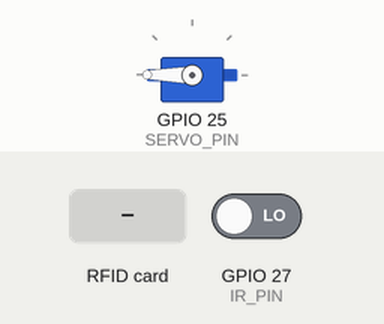
A sketch run on a simulated ESP32. Shown: servo. Inputs (shaded band) come from the test bench; at power-on: GPIO 27 (IR_PIN) LOW. WiFi joins after 1.5 s; servers stay silent unless stated; uploads are accepted with an empty reply; what the sketch prints to the serial monitor is not drawn.

Above: at 4.3 s.
4.4 s: RFID card 5E 7A 19 C4 held to the reader
At 4.9 s:
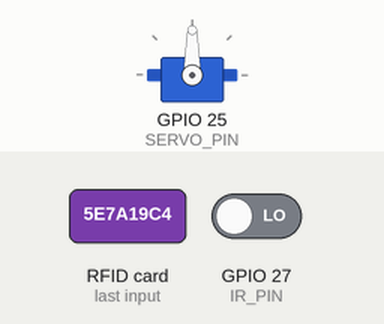
Timing chart, 0 to 7.4 s (numbered marks = the images above; inputs shaded):
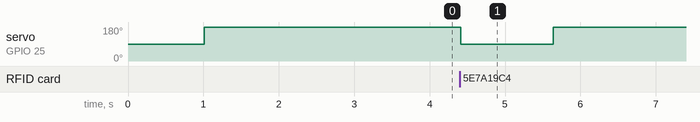

Measured:
- after the input at 4.4 s, servo on GPIO 25 (SERVO_PIN): 180° → 90° at once, → 180° 1.2 s later

The sketch:

esp32_smart_bin.ino
```cpp
/**
 * ==============================================================================
 * MoveSmart IoT Smart Bin Firmware v1.0
 * ==============================================================================
 *
 * Hardware Setup:
 * - ESP32 Development Board (ESP32 DevKit V1 / ESP32-WROOM-32)
 *
 * RC522 RFID Reader:
 * - SDA (SS) -> GPIO 5
 * - SCK      -> GPIO 18
 * - MOSI     -> GPIO 23
 * - MISO     -> GPIO 19
 * - RST      -> GPIO 22
 * - 3.3V     -> 3.3V
 * - GND      -> GND
 *
 * SG90 Servo Motor:
 * - Signal   -> GPIO 25
 * - VCC      -> VIN / 5V
 * - GND      -> GND
 * - CLOSED_ANGLE = 180 deg
 * - OPEN_ANGLE   = 90 deg
 *
 * IR Sensor (Waste Deposit Detector):
 * - VCC      -> 3.3V
 * - GND      -> GND
 * - OUT      -> GPIO 27
 *   * LOW  = OBJECT / WASTE DETECTED
 *   * HIGH = NO OBJECT
 *
 * Workflow:
 * 1. Card tapped on RC522 reader.
 * 2. Servo opens lid (90 degrees).
 * 3. ESP32 waits indefinitely for IR sensor to detect waste (OUT == LOW).
 * 4. After deposit confirmed, generates unique depositId.
 * 5. Sends POST /api/bin/deposit to MoveSmart backend.
 * 6. Validates response and prints status to Serial.
 * 7. Servo closes lid (180 degrees).
 * 8. Resets RFID reader for next user.
 * ==============================================================================
 */

#include <WiFi.h>
#include <HTTPClient.h>
#include <SPI.h>
#include <MFRC522.h>
#include <ESP32Servo.h>
#include <ArduinoJson.h>

// ==============================================================================
// 1. NETWORK & BACKEND CONFIGURATION
// ==============================================================================

// Replace with your Wi-Fi or Mobile Hotspot credentials
const char* WIFI_SSID     = "YOUR_WIFI_SSID";
const char* WIFI_PASSWORD = "YOUR_WIFI_PASSWORD";

// ==============================================================================
// BACKEND URL CONFIGURATION
// IMPORTANT: Replace <CURRENT-LAPTOP-IP> with your laptop's local IPv4 address
// (e.g., "http://192.168.1.5:5000/api/bin/deposit" or "http://10.103.189.140:5000/api/bin/deposit")
// Ensure your laptop running the MoveSmart backend and ESP32 are on the SAME network.
// ==============================================================================
const char* BACKEND_URL = "http://<CURRENT-LAPTOP-IP>:5000/api/bin/deposit";

// Unique Smart Bin Identifier
const char* BIN_ID = "BIN-001";

// ==============================================================================
// 2. PIN DEFINITIONS & CONSTANTS
// ==============================================================================

// RC522 RFID Reader Pins
#define SS_PIN    5
#define RST_PIN   22

// SG90 Servo Pin & Angles
#define SERVO_PIN    25
#define CLOSED_ANGLE 180
#define OPEN_ANGLE   90

// IR Sensor Pin
#define IR_PIN 27

// ==============================================================================
// 3. HARDWARE OBJECTS
// ==============================================================================

MFRC522 mfrc522(SS_PIN, RST_PIN);
Servo lidServo;

// ==============================================================================
// 4. HELPER FUNCTIONS
// ==============================================================================

/**
 * Connect to Wi-Fi network with status indicator
 */
void connectToWiFi() {
  Serial.println("\n[WiFi] Connecting to Wi-Fi network: " + String(WIFI_SSID));
  WiFi.mode(WIFI_STA);
  WiFi.begin(WIFI_SSID, WIFI_PASSWORD);

  int attempts = 0;
  while (WiFi.status() != WL_CONNECTED && attempts < 25) {
    delay(500);
    Serial.print(".");
    attempts++;
  }

  if (WiFi.status() == WL_CONNECTED) {
    Serial.println("\n[WiFi] Connected successfully! ✅");
    Serial.print("[WiFi] ESP32 IP Address: ");
    Serial.println(WiFi.localIP());
  } else {
    Serial.println("\n[WiFi] Connection failed ❌. Please verify SSID, Password, and network.");
  }
}

/**
 * Open bin lid to 90 degrees
 */
void openLid() {
  Serial.println("[Servo] Opening bin lid (90°)...");
  lidServo.write(OPEN_ANGLE);
  delay(500);
}

/**
 * Close bin lid to 180 degrees
 */
void closeLid() {
  Serial.println("[Servo] Closing bin lid (180°)...");
  lidServo.write(CLOSED_ANGLE);
  delay(500);
}

/**
 * Convert raw RFID UID byte array to clean uppercase hex string without spaces
 * Example: {0x53, 0x26, 0x2A, 0x56} -> "53262A56"
 */
String getNormalizedRfidUid(MFRC522::Uid *uid) {
  String uidStr = "";
  for (byte i = 0; i < uid->size; i++) {
    if (uid->uidByte[i] < 0x10) {
      uidStr += "0";
    }
    uidStr += String(uid->uidByte[i], HEX);
  }
  uidStr.toUpperCase();
  return uidStr;
}

/**
 * Send waste deposit reward confirmation to MoveSmart backend
 */
void sendDepositReward(String rfidUid, String depositId) {
  if (WiFi.status() != WL_CONNECTED) {
    Serial.println("\n--------------------------------");
    Serial.println("BACKEND CONNECTION FAILED");
    Serial.println("Waste detected, but reward could not be confirmed (No Wi-Fi).");
    Serial.println("--------------------------------");
    return;
  }

  HTTPClient http;
  http.begin(BACKEND_URL);
  http.addHeader("Content-Type", "application/json");
  http.setTimeout(10000); // 10s timeout

  // Construct JSON payload
  JsonDocument doc;
  doc["rfidTag"] = rfidUid;
  doc["binId"] = BIN_ID;
  doc["objectDetected"] = true;
  doc["depositId"] = depositId;

  String requestJson;
  serializeJson(doc, requestJson);

  Serial.println("\n--------------------------------");
  Serial.println("SMART BIN DEPOSIT");
  Serial.println("--------------------------------");
  Serial.println("RFID: " + rfidUid);
  Serial.println("Bin: " + String(BIN_ID));
  Serial.println("Object detected: YES");
  Serial.println("Deposit ID: " + depositId);
  Serial.println("Sending reward request...");

  int httpCode = http.POST(requestJson);
  String responseBody = http.getString();

  Serial.print("HTTP Status: ");
  Serial.println(httpCode);
  Serial.println("Backend response:");
  Serial.println(responseBody);
  Serial.println("--------------------------------");

  if (httpCode == 200) {
    JsonDocument resDoc;
    DeserializationError err = deserializeJson(resDoc, responseBody);

    if (!err && resDoc["success"] == true) {
      if (resDoc["duplicate"] == true) {
        Serial.println("\nDEPOSIT ALREADY PROCESSED");
        Serial.println("No additional reward credited.");
      } else {
        Serial.println("\n₹10 REWARD CREDITED");
        Serial.println("Smart Bin deposit completed.");
        if (resDoc.containsKey("balance")) {
          float newBal = resDoc["balance"].as<float>();
          Serial.printf("Updated Card Balance: ₹%.2f\n", newBal);
        }
      }
    } else {
      Serial.println("\nREWARD NOT CREDITED");
      Serial.println("Backend error: " + responseBody);
    }
  } else if (httpCode > 0) {
    Serial.println("\nREWARD NOT CREDITED");
    Serial.println("Backend error: " + responseBody);
  } else {
    Serial.println("\nBACKEND CONNECTION FAILED");
    Serial.println("Waste detected, but reward could not be confirmed.");
    Serial.println("Error: " + http.errorToString(httpCode));
  }

  http.end();
}

// ==============================================================================
// 5. ARDUINO SETUP
// ==============================================================================

void setup() {
  Serial.begin(115200);
  delay(1000);

  Serial.println("\n==================================================");
  Serial.println("   MoveSmart IoT Smart Bin Terminal v1.0");
  Serial.println("==================================================");

  // Initialize IR Sensor Pin (Active LOW when object present)
  pinMode(IR_PIN, INPUT);

  // Initialize Servo Motor
  ESP32PWM::allocateTimer(0);
  lidServo.setPeriodHertz(50); // Standard 50Hz servo
  lidServo.attach(SERVO_PIN, 500, 2400);

  // Set initial position: Closed (180 deg)
  closeLid();

  // Initialize SPI & RC522 RFID Reader
  SPI.begin();
  mfrc522.PCD_Init();
  delay(50);
  mfrc522.PCD_DumpVersionToSerial();

  Serial.println("[RC522] RFID Reader Initialized.");
  Serial.printf("[Servo] Initialized on GPIO %d (Closed: %d°, Open: %d°).\n", SERVO_PIN, CLOSED_ANGLE, OPEN_ANGLE);
  Serial.printf("[IR Sensor] Initialized on GPIO %d (LOW = Object Detected).\n", IR_PIN);
  Serial.println("[Smart Bin] Bin ID: " + String(BIN_ID));
  Serial.println("[Smart Bin] Backend URL: " + String(BACKEND_URL));

  // Connect to Wi-Fi
  connectToWiFi();

  Serial.println("\n>>> Smart Bin Ready! Tap RFID card to open lid... <<<\n");
}

// ==============================================================================
// 6. MAIN LOOP
// ==============================================================================

void loop() {
  // Check Wi-Fi connection and attempt reconnect if dropped
  if (WiFi.status() != WL_CONNECTED) {
    connectToWiFi();
  }

  // 1. Look for new RFID card tap
  if (!mfrc522.PICC_IsNewCardPresent()) {
    return;
  }
  if (!mfrc522.PICC_ReadCardSerial()) {
    return;
  }

  // 2. Extract and format RFID UID
  String detectedUid = getNormalizedRfidUid(&(mfrc522.uid));
  Serial.println("\n==================================================");
  Serial.println(">> Card Detected: " + detectedUid);
  Serial.println("==================================================");

  // 3. Open bin lid (90 degrees)
  openLid();

  // 4. Wait indefinitely for IR sensor to confirm waste deposit (OUT == LOW)
  Serial.println("[Smart Bin] Lid is OPEN. Waiting for waste deposit (IR sensor)...");
  while (true) {
    if (digitalRead(IR_PIN) == LOW) {
      Serial.println("[IR Sensor] >> Waste / Object detected! <<");
      break;
    }
    delay(100);
  }

  // Debounce/wait for object to settle completely
  delay(500);

  // 5. Generate unique depositId (ONLY AFTER IR confirms object)
  String depositId = String("DEP-") + BIN_ID + "-" + String(millis());

  // 6. Send reward request to MoveSmart backend
  sendDepositReward(detectedUid, depositId);

  // 7. Close bin lid (180 degrees)
  closeLid();

  // 8. Reset RFID reader & halt card to prevent immediate duplicate reading
  mfrc522.PICC_HaltA();
  mfrc522.PCD_StopCrypto1();

  Serial.println("\n>>> Deposit cycle complete. Ready for next card. <<<\n");
  delay(2000); // 2-second cooldown
}
```
